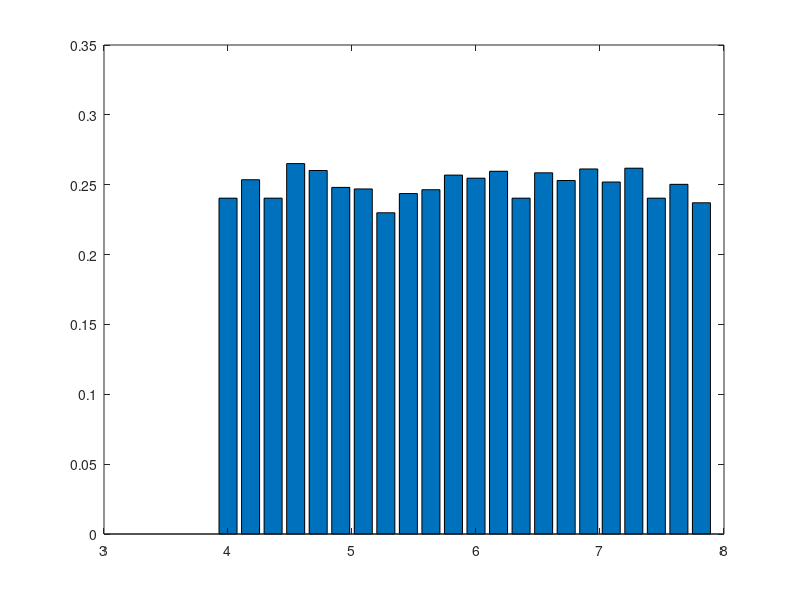
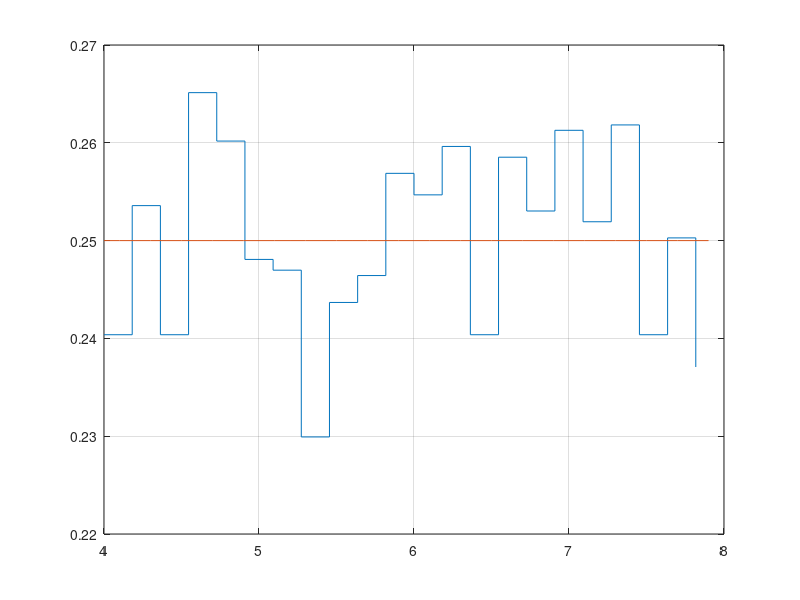

The MATLAB source for these figures, in order:
clc
clear
n = 10 ^ 4;
a = 4;
b = 8;
gamma = 0.95;
x = sort(a + (b-a) * rand(n, 1));
m = ceil(n ^ (1 / 3));
ma = min(x)
mb = max(x)
step = (mb - ma) / m;

X = min(x) : step : max(x) - step;
Y = hist(x, m) / (n * step);

figure(1)
bar(X, Y);

[xb1, yb1] = stairs(X, Y);
c = min(x): 0.1 : max(x);
f = unifpdf(c, a, b);

figure(2)
plot(xb1, yb1, c, f), grid

X = hist(x, m) / n;
Y = min(x) : step : max(x);
for i = 1 : m
	p(i) = unifcdf(Y(i + 1), ma, mb) - unifcdf(Y(i), ma, mb);

endfor

hi = sum(((X - p).^2) * n ./ p)
T = chi2inv(gamma, m - 1)

if(hi < T)
	result = ['H0']
else
	result = ['H1']
endif

pause()
